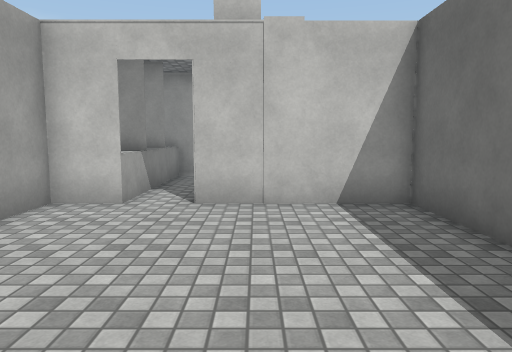
view 1 (above)

12 first-person views from a walk through a Unity game level. The camera is 1.4 m above the floor, tilts 6° down and sees 70° across. The floor is counted in squares, 1 m on a side. Each view is taken from the middle of a square. On the plan, view 1 faces up. The plan holds only what a view shows up to about 16 squares ahead; the rest is blank. The place goes on beyond the plan. The player character is not drawn. Surface patterns are stand-ins for the level's own textures.

view 2
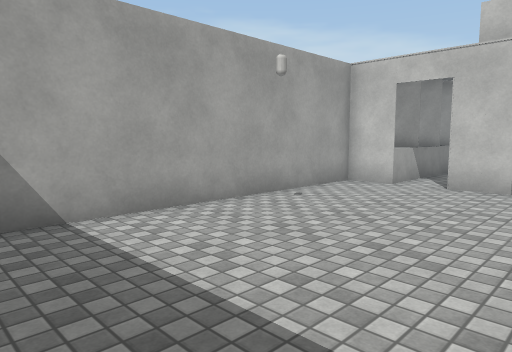

view 3
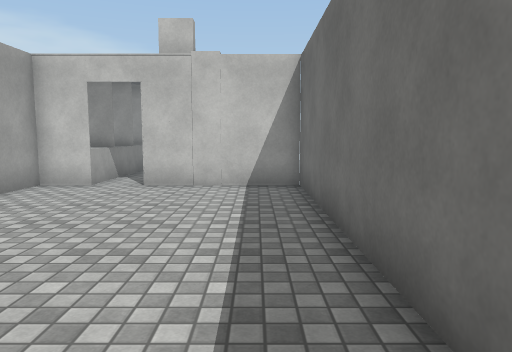

view 4
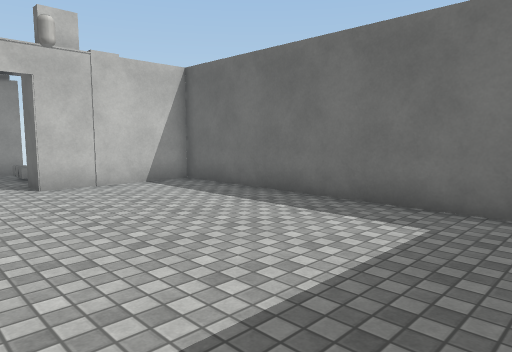

view 5
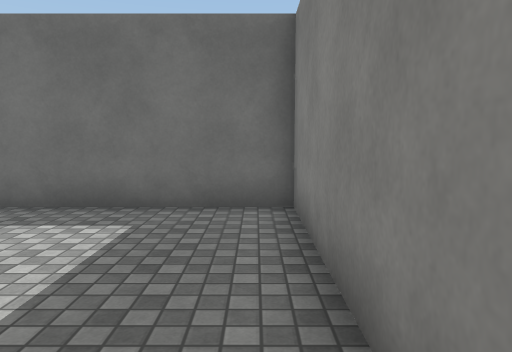

view 6
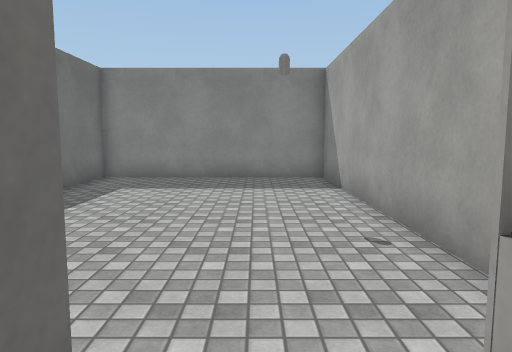

view 7
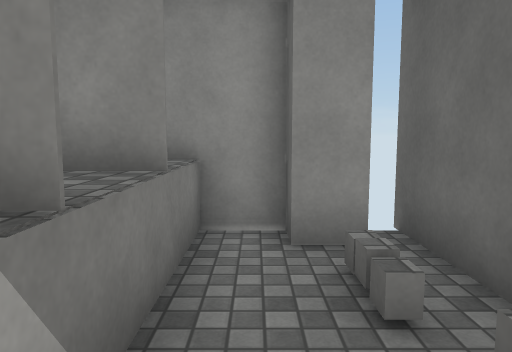

view 8
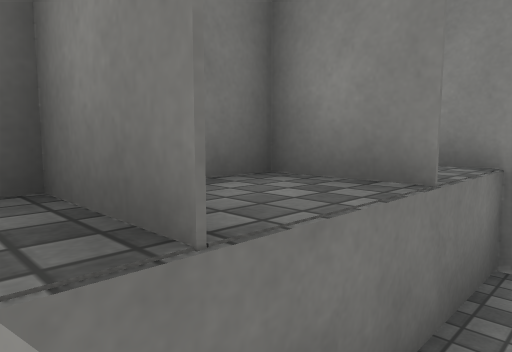

view 9
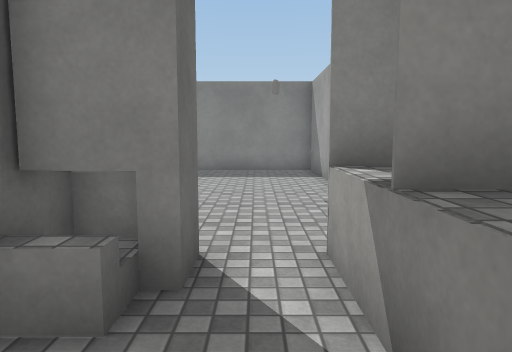

view 10
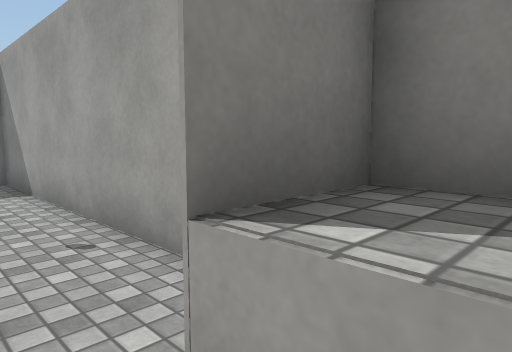

view 11
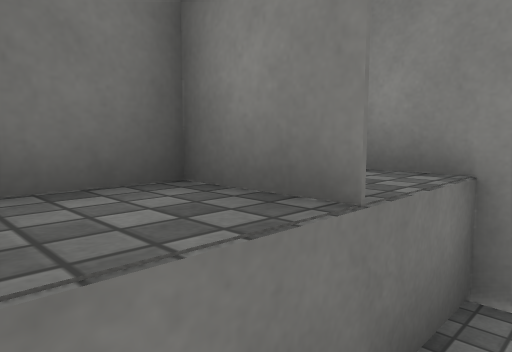

view 12
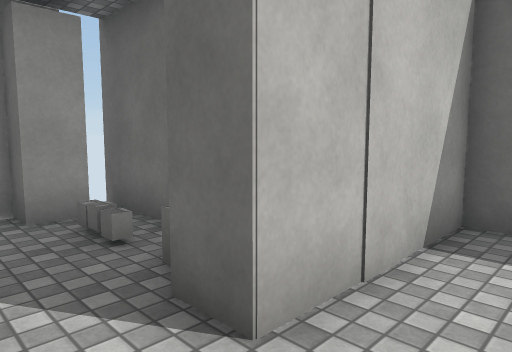

### Floor plan
Key: @ floor where view 1 was taken; # wall or solid block; . floor; ^ raised ledge; O other object.
Columns run from 5 left of view 1 to 3 right of it. Each row starts with its distance up from view 1.
 14  #####
 13  ^^.##
 12 #^^..#
 11 #^^.O#
 10 #^^..#
  9 #^^.###
  8 ##^.#O###
  7 #.......#
  6 #.......#
  5 #.......#
  4 #.......#
  3 #.......#
  2 #.......#
  1 #.......#
  0 #....@..#
 -1 #.......#
 -2 #.......#
 -3 #.......#
 -4 #########

Where each view was taken, in squares from view 1:
view 1: 0 up, 0 right, facing up
view 2: 3 down, 2 right, facing up-left
view 3: 3 down, 2 right, facing up
view 4: 3 down, 4 left, facing up-right
view 5: 3 down, 4 left, facing right
view 6: 9 up, 2 left, facing down
view 7: 8 up, 2 left, facing up
view 8: 9 up, 2 left, facing up-left
view 9: 12 up, 2 left, facing down
view 10: 9 up, 2 left, facing down-left
view 11: 10 up, 2 left, facing up-left
view 12: 6 up, 3 left, facing up-right
